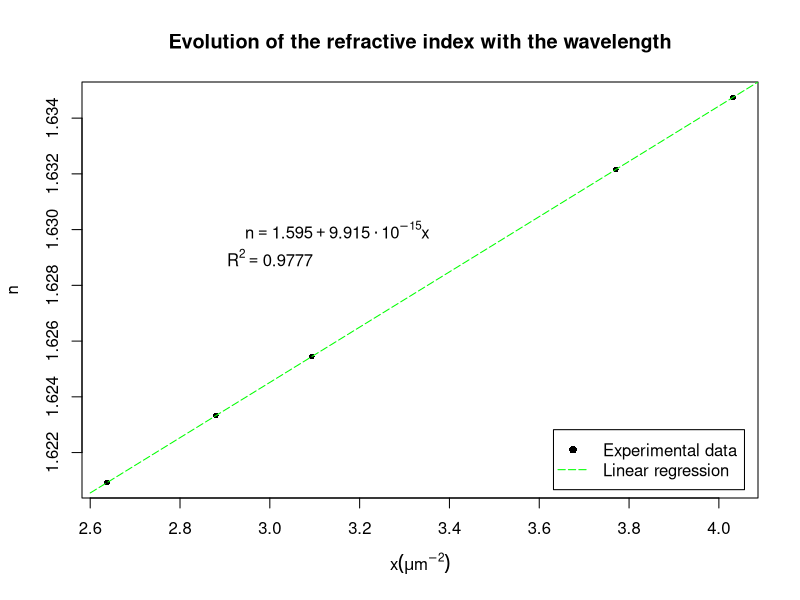

Write the R code that produced this figure.
rm(list = ls(all.names = TRUE))

xn <- data.frame(
  x <- c(2.63749E+12, 2.87957E+12, 3.09359E+12, 3.77038E+12, 4.03138E+12),
  n <- c(1.62153188, 1.62323294, 1.624336782, 1.63328311, 1.63420595)
)

linest <- lm(n ~ x, data = xn)
B <- summary(linest)$coefficients[2, 1]
A <- summary(linest)$coefficients[1, 1]

plot(x * 1e-12, A + B*x, xlab = expression(x (mu * m^-2)), ylab = "n", pch = 16, cex = .75)
title("Evolution of the refractive index with the wavelength") 

u <- seq(2.6, 4.2, by = 0.1)
lines(u, A + B*u*1e+12, col = "green", lty = 5)

text(3.15, 1.630, expression(n ==  1.595 + 9.915 %.% 10^{-15}*x))
text(3.0, 1.629, expression(R^2 == 0.9777))

legend(
  x = "bottomright", 
  inset = .02, 
  legend = c("Experimental data", "Linear regression"),
  pch = c(16, NA),
  lty = c(NA, 5), 
  col = c("black", "green")
)

